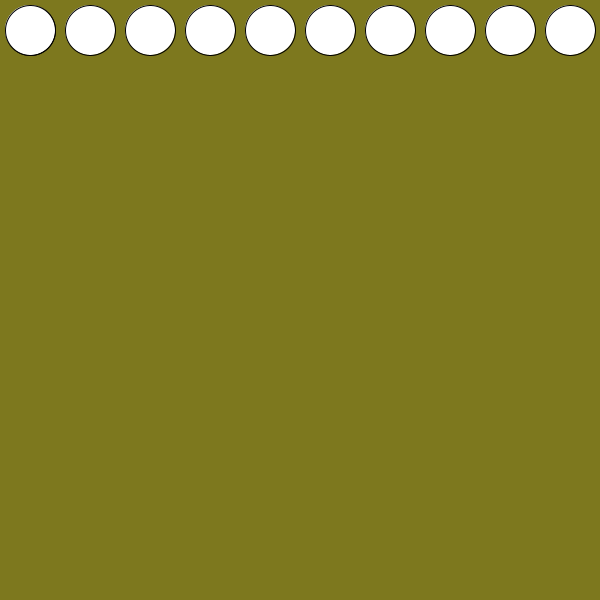
Frame 1 (no input)
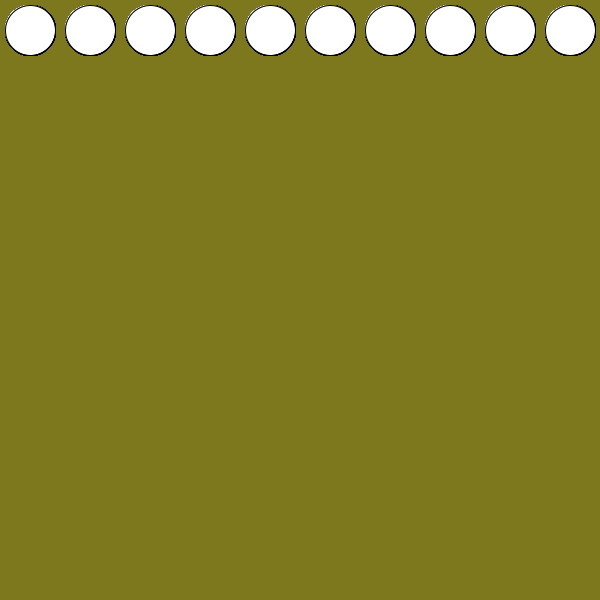
Frame 60 (the mouse pressed at the canvas centre just before this capture)
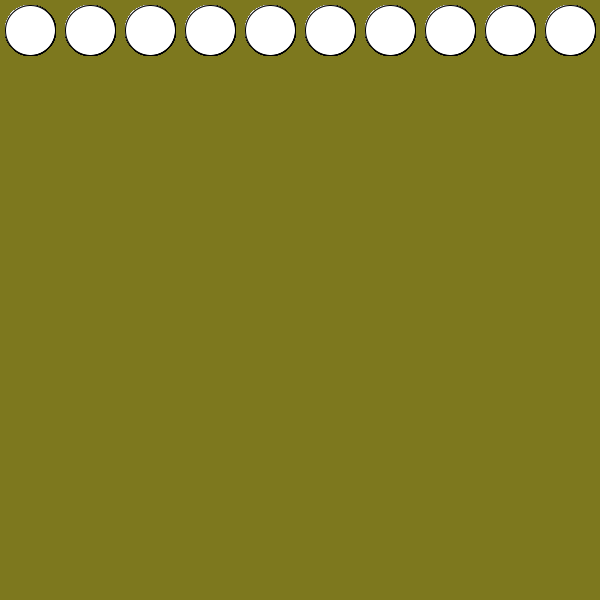
Frame 120 (the mouse held since frame 60 and released just before this capture)

The Processing sketch that drew these frames (run headless with seeded random() and noise(); from frame 60 on, the mouse is pressed at the canvas centre):

// Processing sketch: build
// ── build.pde
/* Let's explore For Loops

In this example we are going to use a for loop to draw a row of circles

*/


void setup() {
	size(600, 600);
	background(125, 120, 30); // red, greem, blue
}

void draw() {

	 /* ellipse takes four aruguments:
	 (x position, y position, width, height) */

	 ellipse(30, 30, 50, 50);

	 for (int i = 30; i < width; i += 60) {

	 	ellipse(i, 30, 50, 50);
	 	
	 }

	
}
